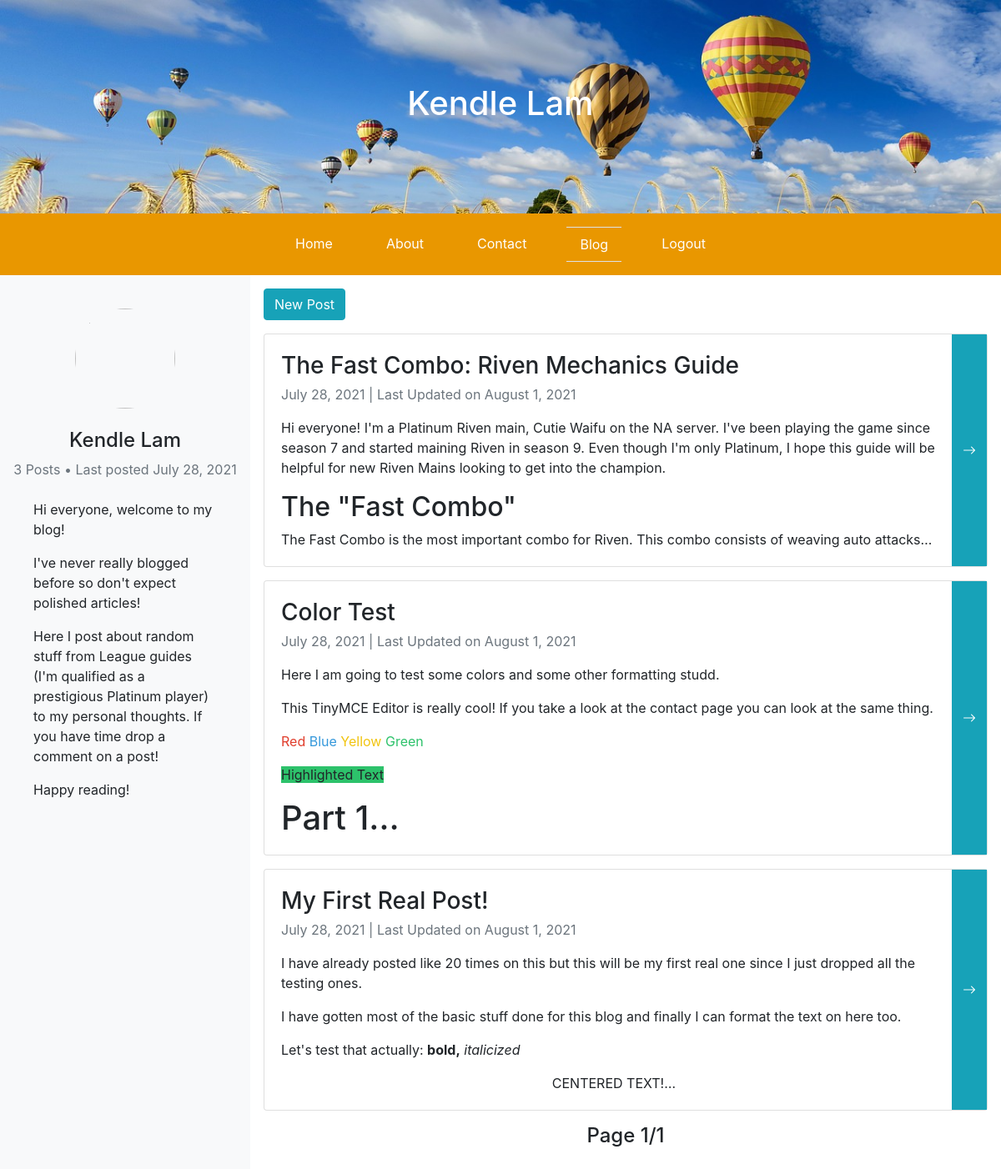
/blog (signed in), run on the app's committed database.
### flaskblog/models.py (models this page shows, shortened)
class Post(db.Model):
    id = db.Column(db.Integer, primary_key=True)
    title = db.Column(db.String(100), nullable=False)
    date_posted = db.Column(db.DateTime, nullable=False, default=datetime.utcnow)
    last_updated = db.Column(db.DateTime, nullable=False, default=datetime.utcnow)
    content = db.Column(db.Text, nullable=False)
    comments = db.relationship('Comment', backref='post', lazy=True)

### flaskblog/posts/routes.py (the view)
@posts.route("/blog")
def blog():
    page = request.args.get('page', 1, type=int)
    posts = Post.query.order_by(Post.date_posted.desc()).paginate(page=page, per_page=comment_per_page)
    return render_template("blog.html", posts = posts, title='Blog')

### flaskblog/models.py (called while the page is built)
@login_manager.user_loader
def load_user(user_id):
    return User.query.get(int(user_id))

### flaskblog/templates/blog.html (shortened to what this page needs)
{% extends "layout.html"%}
{% set active_page = "blog" %}
{% block content %}
<div class="container-fluid px-0 d-flex h-100">
    <div class="row no-gutters flex-grow-1">
        <div class="col-md-3 bg-light ">
            <div class="sticky-top p-3">
                <div class="d-flex flex-column">
                    <img id="circle-image" class="mx-auto d-block my-4" src="{{ url_for('static', filename='blog_profile.jpg') }}">
                    <h4 class="text-center">Kendle Lam</h4>
                    <div class="text-muted text-center">
                        {{posts.total}} Posts &#8226; Last posted {{posts.items[0].date_posted.strftime('%B %e, %Y')}}
                    </div>
                    <div class="p-4">
                        <p>Hi everyone, welcome to my blog!</p>
                        <p>I've never really blogged before so don't expect polished articles!</p>
                        <p>Here I post about random
                            stuff from League guides (I'm qualified as a prestigious Platinum player) to my personal thoughts. If you have time drop a comment on a post! </p>
                        <p>Happy reading!</p>
                    </div>
                </div>
            </div>
        </div>
        <div class="col-md-9 px-3">
            {% if current_user.is_authenticated %}
            <a class="btn btn-info mt-3" href="{{ url_for('posts.new_post') }}">New Post</a>
            {% endif %}
            {% for post in posts.items %}
            <div class="card my-3 flex-row d-flex">
                <div class="card-body">
                    <h3 class="card-title text-truncate">{{ post.title }}</h3>
                    <p class="card-subtitle text-muted">{{ post.date_posted.strftime('%B %e, %Y') }}
                        {% if post.date_posted.strftime('%B %e, %Y') != post.last_updated.strftime('%B %e, %Y') %} |
                        <span> Last Updated on {{ post.last_updated.strftime('%B %e, %Y')}}</span>
                        {% endif %}
                    </p>
                    <div class="card-text mt-3 blog-text" >{{ post.content|safe }}</div>
                </div>
                <a href="{{ url_for('posts.post', post_id=post.id, blogpage=posts.page) }}">
                    <button class="btn btn-info rounded-0 h-100" >
                        <i class="bi bi-arrow-right"></i>
                    </button>
                </a>
            </div>
            {% endfor %}
            <div class="d-flex justify-content-between">
                <h4>Page {{posts.page}}/{{posts.pages}}</h4>
            </div>
        </div>
    </div>
</div>
{% endblock%}

### flaskblog/static/main.css (style rules this page uses)
#circle-image { height:120px; width:120px; border-radius:50%; background-position:center; }
.blog-text { overflow: hidden; text-overflow: ellipsis; display: -webkit-box; -webkit-line-clamp: 5; -webkit-box-orient: vertical; }
.card-title { line-height: normal; }
html, body { height:100%; }

### data on the page
Post: date_posted "July 28, 2021", title "The Fast Combo: Riven Mechanics Guide", last_updated "August 1, 2021", content "Hi everyone! I'm a Platinum Riven main, Cutie Waifu on the NA server. I've been playing the game since season 7 and started maining Riven in season 9. Even though I'm only Platinum, I hope this guide will be helpful for new Riven Mains looking to get into the champion. The \"Fast Combo\" The Fast Combo is the most important combo for Riven. This combo consists of weaving auto…"
Post: title "Color Test", date_posted "July 28, 2021", last_updated "August 1, 2021", content "Here I am going to test some colors and some other formatting studd. This TinyMCE Editor is really cool! If you take a look at the contact page you can look at the same thing. Red Blue Yellow Green Highlighted Text Part 1"
Post: title "My First Real Post!", date_posted "July 28, 2021", last_updated "August 1, 2021", content "I have already posted like 20 times on this but this will be my first real one since I just dropped all the testing ones. I have gotten most of the basic stuff done for this blog and finally I can format the text on here too. Let's test that actually: bold, italicized CENTERED TEXT!"

### other printed values
{{ caption|e }} "Home" "About" "Contact" "Logout"
{{ caption|e }} "Blog"
{{ posts.total }} "3"
{{ posts.page }} "1"
{{ posts.pages }} "1"
